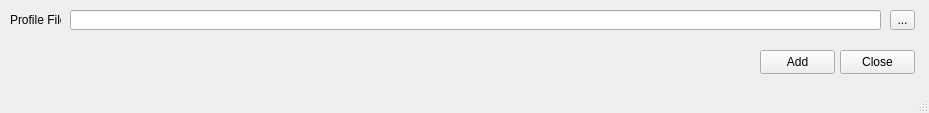
<?xml version="1.0" encoding="UTF-8"?>
<ui version="4.0">
 <class>MainWindow</class>
 <widget class="QMainWindow" name="MainWindow">
  <property name="geometry">
   <rect>
    <x>0</x>
    <y>0</y>
    <width>929</width>
    <height>113</height>
   </rect>
  </property>
  <property name="windowTitle">
   <string>Add IDs</string>
  </property>
  <widget class="QWidget" name="centralwidget">
   <widget class="QLabel" name="label">
    <property name="geometry">
     <rect>
      <x>10</x>
      <y>10</y>
      <width>51</width>
      <height>20</height>
     </rect>
    </property>
    <property name="text">
     <string>Profile File</string>
    </property>
   </widget>
   <widget class="QPushButton" name="addButton">
    <property name="geometry">
     <rect>
      <x>760</x>
      <y>50</y>
      <width>75</width>
      <height>24</height>
     </rect>
    </property>
    <property name="text">
     <string>Add</string>
    </property>
   </widget>
   <widget class="QPushButton" name="pushButton_2">
    <property name="geometry">
     <rect>
      <x>840</x>
      <y>50</y>
      <width>75</width>
      <height>24</height>
     </rect>
    </property>
    <property name="text">
     <string>Close</string>
    </property>
   </widget>
   <widget class="QLineEdit" name="pathBox">
    <property name="geometry">
     <rect>
      <x>70</x>
      <y>10</y>
      <width>811</width>
      <height>20</height>
     </rect>
    </property>
   </widget>
   <widget class="QToolButton" name="browseButton">
    <property name="geometry">
     <rect>
      <x>890</x>
      <y>10</y>
      <width>25</width>
      <height>20</height>
     </rect>
    </property>
    <property name="text">
     <string>...</string>
    </property>
   </widget>
  </widget>
  <widget class="QMenuBar" name="menubar">
   <property name="geometry">
    <rect>
     <x>0</x>
     <y>0</y>
     <width>929</width>
     <height>19</height>
    </rect>
   </property>
  </widget>
  <widget class="QStatusBar" name="statusbar"/>
 </widget>
 <resources/>
 <connections>
  <connection>
   <sender>pushButton_2</sender>
   <signal>clicked()</signal>
   <receiver>MainWindow</receiver>
   <slot>close()</slot>
   <hints>
    <hint type="sourcelabel">
     <x>291</x>
     <y>103</y>
    </hint>
    <hint type="destinationlabel">
     <x>250</x>
     <y>32</y>
    </hint>
   </hints>
  </connection>
 </connections>
</ui>
